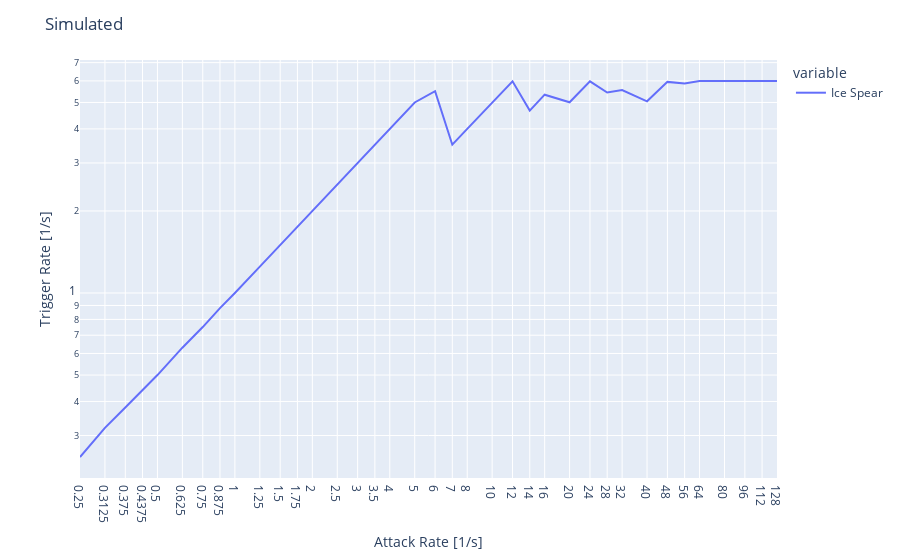
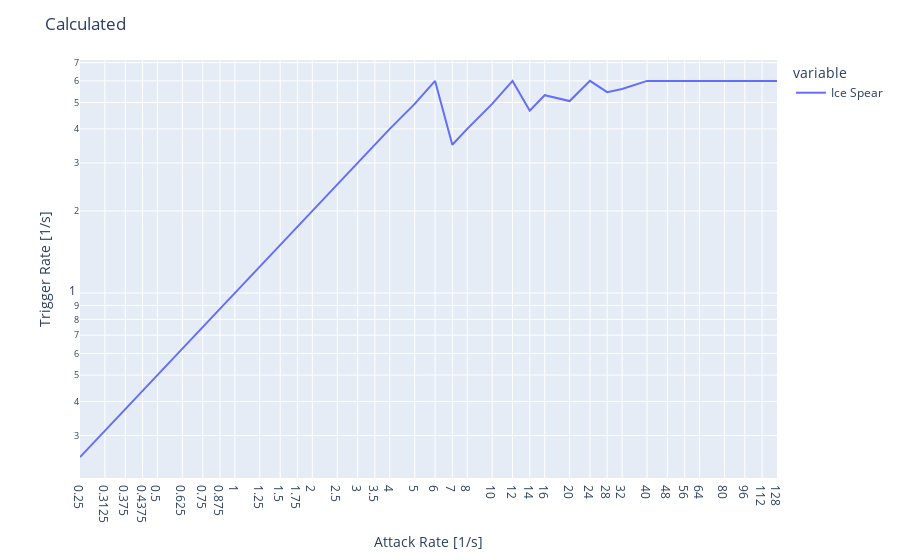
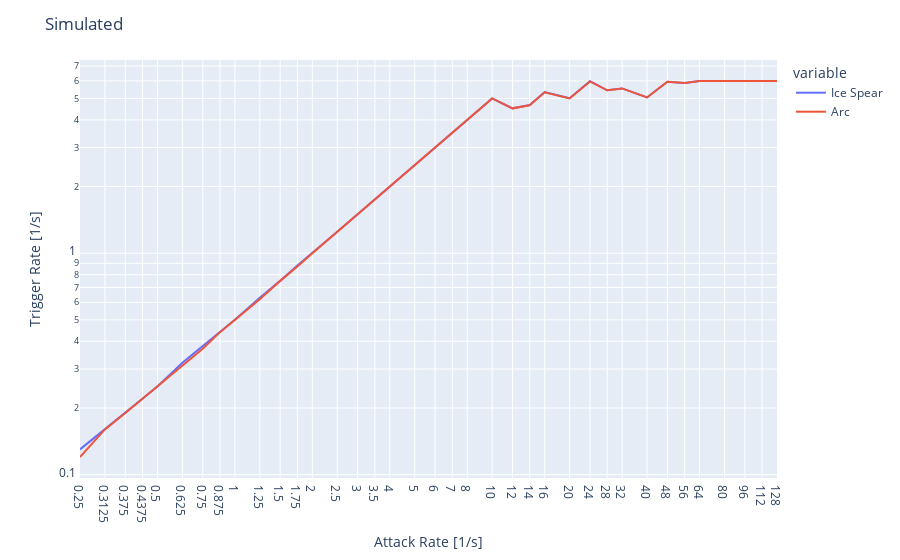
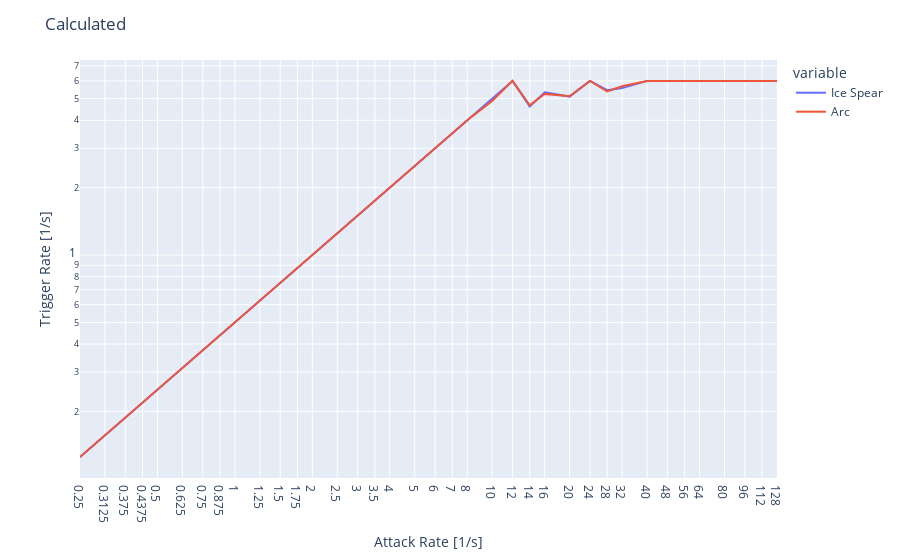

The code cell stored with these charts, in order, in its notebook:
### Code cell
from multiprocessing import Pool
import plotly.express as px
import pandas as pd

from skill_rota_worker import *

def test_variety():
  """ compares a variety of skill sets"""
  skill_sets = [
    [Skill('Ice Spear', 0)],
    [Skill('Ice Spear', 0), Skill('Arc', 0)],
    [Skill('Frost Bomb', 2.5), Skill('Arc', 0)],
    [Skill('Ice Spear', 0), Skill('Frost Bomb', 2.5)],
    [Skill('Frost Bomb', 2.5), Skill('Arc', 0), Skill('Ice Spear', 0)],
  ]
  atk_rates = subsample([.25, .5, 1, 2, 4, 8, 16, 32, 64, 128], depth=2)

  for skills in skill_sets:
    plot_skills(skills, atk_rates)

def test_interesting():
  """ compares interesting parts a skill set """
  skills = [Skill('Ice Spear', 0)]
  atk_rates = subsample([4, 8, 16, 32, 64], depth=6)
  plot_skills(skills, atk_rates)

if __name__ == "__main__":
  pd.options.plotting.backend = "plotly"
  test_variety()
  #test_interesting()

### Figure 1 — Plotly figure (JSON) as saved in the notebook; plotly's stock layout.template omitted (floating-point values rounded to 4 significant figures)
{"data": [{"hovertemplate": "variable=Ice Spear<br>index=%{x}<br>value=%{y}<extra></extra>", "legendgroup": "Ice Spear", "line": {"color": "#636efa", "dash": "solid"}, "marker": {"symbol": "circle"}, "mode": "lines", "name": "Ice Spear", "orientation": "v", "showlegend": true, "type": "scatter", "x": [0.25, 0.3125, 0.375, 0.4375, 0.5, 0.625, 0.75, 0.875, 1, 1.25, 1.5, 1.75, 2, 2.5, 3, 3.5, 4, 5, 6, 7, 8, 10, 12, 14, 16, 20, 24, 28, 32, 40, 48, 56, 64, 80, 96, 112, 128], "xaxis": "x", "y": [0.25, 0.32, 0.38, 0.44, 0.5, 0.63, 0.75, 0.88, 1.0, 1.25, 1.5, 1.75, 2.0, 2.5, 3.0, 3.5, 4.0, 5.0, 5.5, 3.5, 4.0, 5.0, 5.98, 4.67, 5.34, 5.01, 5.98, 5.44, 5.55, 5.05, 5.95, 5.87, 6.0, 6.0, 6.0, 6.0, 6.0], "yaxis": "y"}], "layout": {"legend": {"title": {"text": "variable"}, "tracegroupgap": 0}, "margin": {"t": 60}, "title": {"text": "Simulated"}, "xaxis": {"anchor": "y", "domain": [0, 1], "tickvals": [0.25, 0.3125, 0.375, 0.4375, 0.5, 0.625, 0.75, 0.875, 1, 1.25, 1.5, 1.75, 2, 2.5, 3, 3.5, 4, 5, 6, 7, 8, 10, 12, 14, 16, 20, 24, 28, 32, 40, 48, 56, 64, 80, 96, 112, 128], "title": {"text": "Attack Rate [1/s]"}, "type": "log"}, "yaxis": {"anchor": "x", "domain": [0, 1], "title": {"text": "Trigger Rate [1/s]"}, "type": "log"}}}

### Figure 2 — Plotly figure (JSON) as saved in the notebook; plotly's stock layout.template omitted (floating-point values rounded to 4 significant figures)
{"data": [{"hovertemplate": "variable=Ice Spear<br>index=%{x}<br>value=%{y}<extra></extra>", "legendgroup": "Ice Spear", "line": {"color": "#636efa", "dash": "solid"}, "marker": {"symbol": "circle"}, "mode": "lines", "name": "Ice Spear", "orientation": "v", "showlegend": true, "type": "scatter", "x": [0.25, 0.3125, 0.375, 0.4375, 0.5, 0.625, 0.75, 0.875, 1, 1.25, 1.5, 1.75, 2, 2.5, 3, 3.5, 4, 5, 6, 7, 8, 10, 12, 14, 16, 20, 24, 28, 32, 40, 48, 56, 64, 80, 96, 112, 128], "xaxis": "x", "y": [0.25, 0.3125, 0.375, 0.4375, 0.5, 0.625, 0.75, 0.875, 1, 1.25, 1.5, 1.75, 2, 2.5, 3, 3.5, 4, 4.941, 6, 3.5, 4, 4.941, 6, 4.667, 5.316, 5.06, 6, 5.455, 5.6, 6, 6, 6, 6, 6, 6, 6, 6], "yaxis": "y"}], "layout": {"legend": {"title": {"text": "variable"}, "tracegroupgap": 0}, "margin": {"t": 60}, "title": {"text": "Calculated"}, "xaxis": {"anchor": "y", "domain": [0, 1], "tickvals": [0.25, 0.3125, 0.375, 0.4375, 0.5, 0.625, 0.75, 0.875, 1, 1.25, 1.5, 1.75, 2, 2.5, 3, 3.5, 4, 5, 6, 7, 8, 10, 12, 14, 16, 20, 24, 28, 32, 40, 48, 56, 64, 80, 96, 112, 128], "title": {"text": "Attack Rate [1/s]"}, "type": "log"}, "yaxis": {"anchor": "x", "domain": [0, 1], "title": {"text": "Trigger Rate [1/s]"}, "type": "log"}}}

### Figure 3 — Plotly figure (JSON) as saved in the notebook; plotly's stock layout.template omitted (floating-point values rounded to 4 significant figures)
{"data": [{"hovertemplate": "variable=Ice Spear<br>index=%{x}<br>value=%{y}<extra></extra>", "legendgroup": "Ice Spear", "line": {"color": "#636efa", "dash": "solid"}, "marker": {"symbol": "circle"}, "mode": "lines", "name": "Ice Spear", "orientation": "v", "showlegend": true, "type": "scatter", "x": [0.25, 0.3125, 0.375, 0.4375, 0.5, 0.625, 0.75, 0.875, 1, 1.25, 1.5, 1.75, 2, 2.5, 3, 3.5, 4, 5, 6, 7, 8, 10, 12, 14, 16, 20, 24, 28, 32, 40, 48, 56, 64, 80, 96, 112, 128], "xaxis": "x", "y": [0.13, 0.16, 0.19, 0.22, 0.25, 0.32, 0.38, 0.44, 0.5, 0.63, 0.75, 0.88, 1.0, 1.25, 1.5, 1.75, 2.0, 2.5, 3.0, 3.5, 4.0, 5.0, 4.51, 4.67, 5.34, 5.01, 5.98, 5.44, 5.55, 5.05, 5.95, 5.87, 6.0, 6.0, 6.0, 6.0, 6.0], "yaxis": "y"}, {"hovertemplate": "variable=Arc<br>index=%{x}<br>value=%{y}<extra></extra>", "legendgroup": "Arc", "line": {"color": "#EF553B", "dash": "solid"}, "marker": {"symbol": "circle"}, "mode": "lines", "name": "Arc", "orientation": "v", "showlegend": true, "type": "scatter", "x": [0.25, 0.3125, 0.375, 0.4375, 0.5, 0.625, 0.75, 0.875, 1, 1.25, 1.5, 1.75, 2, 2.5, 3, 3.5, 4, 5, 6, 7, 8, 10, 12, 14, 16, 20, 24, 28, 32, 40, 48, 56, 64, 80, 96, 112, 128], "xaxis": "x", "y": [0.12, 0.16, 0.19, 0.22, 0.25, 0.31, 0.37, 0.44, 0.5, 0.62, 0.75, 0.87, 1.0, 1.25, 1.5, 1.75, 2.0, 2.5, 3.0, 3.5, 4.0, 5.0, 4.51, 4.66, 5.33, 5.0, 5.97, 5.44, 5.55, 5.05, 5.95, 5.87, 6.0, 6.0, 6.0, 6.0, 6.0], "yaxis": "y"}], "layout": {"legend": {"title": {"text": "variable"}, "tracegroupgap": 0}, "margin": {"t": 60}, "title": {"text": "Simulated"}, "xaxis": {"anchor": "y", "domain": [0, 1], "tickvals": [0.25, 0.3125, 0.375, 0.4375, 0.5, 0.625, 0.75, 0.875, 1, 1.25, 1.5, 1.75, 2, 2.5, 3, 3.5, 4, 5, 6, 7, 8, 10, 12, 14, 16, 20, 24, 28, 32, 40, 48, 56, 64, 80, 96, 112, 128], "title": {"text": "Attack Rate [1/s]"}, "type": "log"}, "yaxis": {"anchor": "x", "domain": [0, 1], "title": {"text": "Trigger Rate [1/s]"}, "type": "log"}}}

### Figure 4 — Plotly figure (JSON) as saved in the notebook; plotly's stock layout.template omitted (floating-point values rounded to 4 significant figures)
{"data": [{"hovertemplate": "variable=Ice Spear<br>index=%{x}<br>value=%{y}<extra></extra>", "legendgroup": "Ice Spear", "line": {"color": "#636efa", "dash": "solid"}, "marker": {"symbol": "circle"}, "mode": "lines", "name": "Ice Spear", "orientation": "v", "showlegend": true, "type": "scatter", "x": [0.25, 0.3125, 0.375, 0.4375, 0.5, 0.625, 0.75, 0.875, 1, 1.25, 1.5, 1.75, 2, 2.5, 3, 3.5, 4, 5, 6, 7, 8, 10, 12, 14, 16, 20, 24, 28, 32, 40, 48, 56, 64, 80, 96, 112, 128], "xaxis": "x", "y": [0.125, 0.1562, 0.1875, 0.2188, 0.25, 0.3125, 0.375, 0.4375, 0.5, 0.625, 0.75, 0.875, 1, 1.25, 1.5, 1.75, 2, 2.5, 3, 3.5, 4, 5, 6, 4.615, 5.333, 5.106, 6, 5.455, 5.581, 6, 6, 6, 6, 6, 6, 6, 6], "yaxis": "y"}, {"hovertemplate": "variable=Arc<br>index=%{x}<br>value=%{y}<extra></extra>", "legendgroup": "Arc", "line": {"color": "#EF553B", "dash": "solid"}, "marker": {"symbol": "circle"}, "mode": "lines", "name": "Arc", "orientation": "v", "showlegend": true, "type": "scatter", "x": [0.25, 0.3125, 0.375, 0.4375, 0.5, 0.625, 0.75, 0.875, 1, 1.25, 1.5, 1.75, 2, 2.5, 3, 3.5, 4, 5, 6, 7, 8, 10, 12, 14, 16, 20, 24, 28, 32, 40, 48, 56, 64, 80, 96, 112, 128], "xaxis": "x", "y": [0.125, 0.1562, 0.1875, 0.2188, 0.25, 0.3125, 0.375, 0.4375, 0.5, 0.625, 0.75, 0.875, 1, 1.25, 1.5, 1.75, 2, 2.5, 3, 3.5, 4, 4.884, 6, 4.667, 5.25, 5.122, 6, 5.385, 5.676, 6, 6, 6, 6, 6, 6, 6, 6], "yaxis": "y"}], "layout": {"legend": {"title": {"text": "variable"}, "tracegroupgap": 0}, "margin": {"t": 60}, "title": {"text": "Calculated"}, "xaxis": {"anchor": "y", "domain": [0, 1], "tickvals": [0.25, 0.3125, 0.375, 0.4375, 0.5, 0.625, 0.75, 0.875, 1, 1.25, 1.5, 1.75, 2, 2.5, 3, 3.5, 4, 5, 6, 7, 8, 10, 12, 14, 16, 20, 24, 28, 32, 40, 48, 56, 64, 80, 96, 112, 128], "title": {"text": "Attack Rate [1/s]"}, "type": "log"}, "yaxis": {"anchor": "x", "domain": [0, 1], "title": {"text": "Trigger Rate [1/s]"}, "type": "log"}}}
